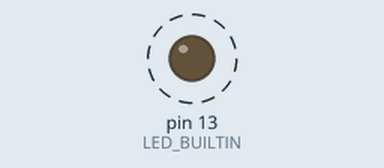
Bench run of a sketch on a simulated Arduino Uno, built with avr-gcc and run on an emulated ATmega328P. Parts: output pins drawn as LEDs (lit = HIGH). Dashed ring = blinking.

Above: at 1.7 s.
Timing chart, 0 to 5.8 s (numbered marks = the images above):
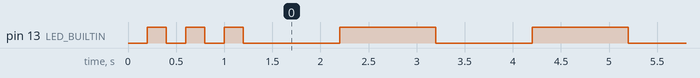

Measured:
- by itself, pin 13 (LED_BUILTIN): goes LOW 0.20 s, HIGH 0.20 s, LOW 0.20 s, HIGH 0.20 s, 64 × (LOW 1.0 s, HIGH 1.0 s), then LOW

The sketch:

builtinled.ino
```cpp
void setup() {
  // put your setup code here, to run once:
  pinMode(LED_BUILTIN,OUTPUT);
  digitalWrite(LED_BUILTIN,LOW);
  delay(200);
  digitalWrite(LED_BUILTIN,HIGH);
  delay(200);
  digitalWrite(LED_BUILTIN,LOW);
  delay(200);
  digitalWrite(LED_BUILTIN,HIGH);
  delay(200);
  digitalWrite(LED_BUILTIN,LOW);
  delay(200);
  digitalWrite(LED_BUILTIN,HIGH);
  delay(200);
}

void loop() {
  // put your main code here, to run repeatedly:
  digitalWrite(LED_BUILTIN,LOW);
  delay(1000);
  digitalWrite(LED_BUILTIN,HIGH);
  delay(1000);
}
```
